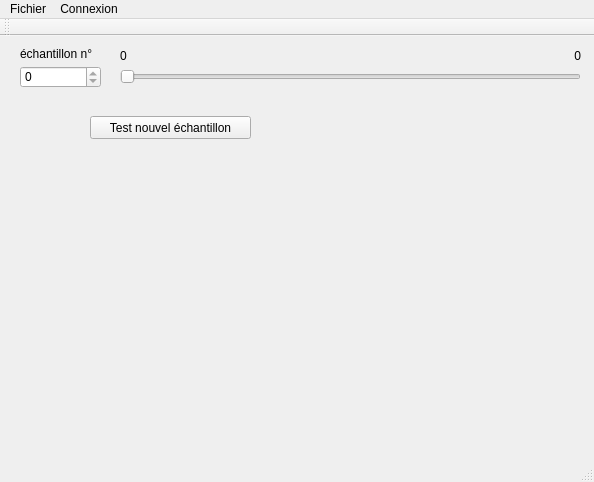
<?xml version="1.0" encoding="UTF-8"?>
<ui version="4.0">
 <class>MainWindow</class>
 <widget class="QMainWindow" name="MainWindow">
  <property name="geometry">
   <rect>
    <x>0</x>
    <y>0</y>
    <width>594</width>
    <height>482</height>
   </rect>
  </property>
  <property name="windowTitle">
   <string>MainWindow</string>
  </property>
  <widget class="QWidget" name="centralWidget">
   <widget class="QLabel" name="labelNoEchantillon">
    <property name="geometry">
     <rect>
      <x>20</x>
      <y>10</y>
      <width>81</width>
      <height>16</height>
     </rect>
    </property>
    <property name="text">
     <string>échantillon n°</string>
    </property>
   </widget>
   <widget class="QSlider" name="horizontalSliderEchantillon">
    <property name="geometry">
     <rect>
      <x>120</x>
      <y>30</y>
      <width>461</width>
      <height>22</height>
     </rect>
    </property>
    <property name="maximum">
     <number>0</number>
    </property>
    <property name="orientation">
     <enum>Qt::Horizontal</enum>
    </property>
   </widget>
   <widget class="QSpinBox" name="spinBoxEchantillon">
    <property name="geometry">
     <rect>
      <x>20</x>
      <y>30</y>
      <width>81</width>
      <height>22</height>
     </rect>
    </property>
    <property name="maximum">
     <number>0</number>
    </property>
   </widget>
   <widget class="QLabel" name="labelNoMaxEchantillon">
    <property name="geometry">
     <rect>
      <x>540</x>
      <y>10</y>
      <width>41</width>
      <height>20</height>
     </rect>
    </property>
    <property name="text">
     <string>0</string>
    </property>
    <property name="alignment">
     <set>Qt::AlignRight|Qt::AlignTrailing|Qt::AlignVCenter</set>
    </property>
   </widget>
   <widget class="QLabel" name="labelNoMinEchantillon">
    <property name="geometry">
     <rect>
      <x>120</x>
      <y>10</y>
      <width>21</width>
      <height>20</height>
     </rect>
    </property>
    <property name="text">
     <string>0</string>
    </property>
   </widget>
   <widget class="QPushButton" name="pushButton">
    <property name="geometry">
     <rect>
      <x>90</x>
      <y>80</y>
      <width>161</width>
      <height>23</height>
     </rect>
    </property>
    <property name="text">
     <string>Test nouvel échantillon</string>
    </property>
   </widget>
  </widget>
  <widget class="QMenuBar" name="menuBar">
   <property name="geometry">
    <rect>
     <x>0</x>
     <y>0</y>
     <width>594</width>
     <height>21</height>
    </rect>
   </property>
   <widget class="QMenu" name="menuFichier">
    <property name="title">
     <string>Fichier</string>
    </property>
    <addaction name="actionOuvrir"/>
    <addaction name="actionEnregistrer"/>
    <addaction name="separator"/>
    <addaction name="actionQuitter"/>
   </widget>
   <widget class="QMenu" name="menuConnexion">
    <property name="title">
     <string>Connexion</string>
    </property>
    <addaction name="actionConfigurer"/>
    <addaction name="separator"/>
    <addaction name="actionAcquerir_les_mesures"/>
    <addaction name="actionArreter_l_acquisition"/>
   </widget>
   <addaction name="menuFichier"/>
   <addaction name="menuConnexion"/>
  </widget>
  <widget class="QToolBar" name="mainToolBar">
   <attribute name="toolBarArea">
    <enum>TopToolBarArea</enum>
   </attribute>
   <attribute name="toolBarBreak">
    <bool>false</bool>
   </attribute>
  </widget>
  <widget class="QStatusBar" name="statusBar"/>
  <action name="actionOuvrir">
   <property name="text">
    <string>Ouvrir</string>
   </property>
  </action>
  <action name="actionEnregistrer">
   <property name="text">
    <string>Enregistrer</string>
   </property>
  </action>
  <action name="actionQuitter">
   <property name="text">
    <string>Quitter</string>
   </property>
  </action>
  <action name="actionConfigurer">
   <property name="enabled">
    <bool>true</bool>
   </property>
   <property name="text">
    <string>Configurer</string>
   </property>
  </action>
  <action name="actionAcquerir_les_mesures">
   <property name="text">
    <string>Acquérir les mesures</string>
   </property>
  </action>
  <action name="actionArreter_l_acquisition">
   <property name="enabled">
    <bool>false</bool>
   </property>
   <property name="text">
    <string>Arrêter l'acquisition</string>
   </property>
  </action>
 </widget>
 <layoutdefault spacing="6" margin="11"/>
 <resources/>
 <connections>
  <connection>
   <sender>actionQuitter</sender>
   <signal>triggered()</signal>
   <receiver>MainWindow</receiver>
   <slot>close()</slot>
   <hints>
    <hint type="sourcelabel">
     <x>-1</x>
     <y>-1</y>
    </hint>
    <hint type="destinationlabel">
     <x>296</x>
     <y>240</y>
    </hint>
   </hints>
  </connection>
  <connection>
   <sender>spinBoxEchantillon</sender>
   <signal>valueChanged(int)</signal>
   <receiver>horizontalSliderEchantillon</receiver>
   <slot>setValue(int)</slot>
   <hints>
    <hint type="sourcelabel">
     <x>60</x>
     <y>73</y>
    </hint>
    <hint type="destinationlabel">
     <x>345</x>
     <y>63</y>
    </hint>
   </hints>
  </connection>
  <connection>
   <sender>horizontalSliderEchantillon</sender>
   <signal>valueChanged(int)</signal>
   <receiver>spinBoxEchantillon</receiver>
   <slot>setValue(int)</slot>
   <hints>
    <hint type="sourcelabel">
     <x>345</x>
     <y>63</y>
    </hint>
    <hint type="destinationlabel">
     <x>60</x>
     <y>73</y>
    </hint>
   </hints>
  </connection>
 </connections>
</ui>
